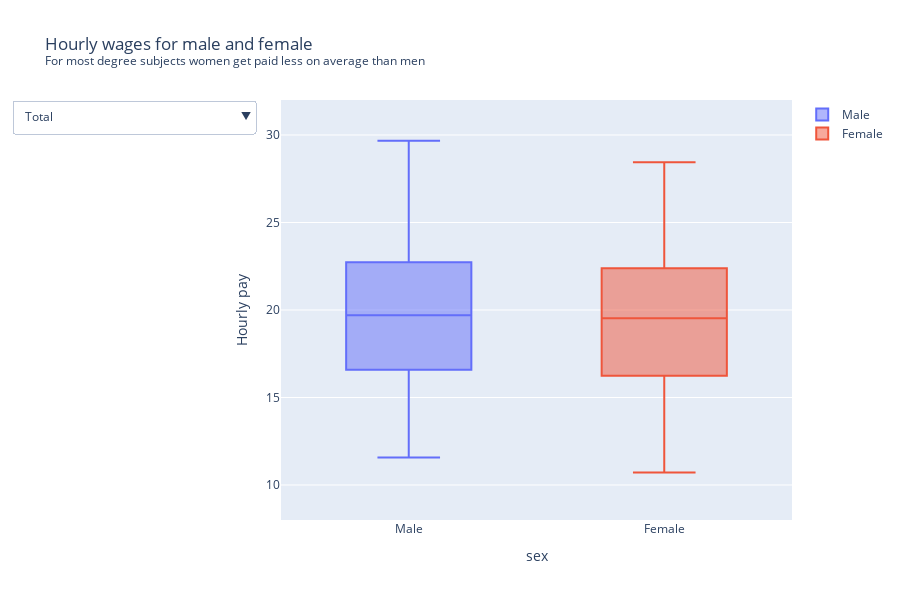

This figure's notebook cell:
### Markdown cell above
Historically, certain degree subjects have been dominated by one gender. For example, males are more likely to pursue degrees in engineering, computer science, and physical sciences, while females are more commonly found in education, nursing, and social sciences. This is reconfirmed in our chart, as can be seen especially in the STEM category. 

As seen earlier, STEM is the field with the best labor market position.

### Code cell
%run ../notebooks/boxplotfm.ipynb

### Figure 1 — Plotly figure (JSON) as saved in the notebook; plotly's stock layout.template omitted (floating-point values rounded to 4 significant figures; data arrays with more than 128 entries replaced by an {"elided": "..."} marker saying what was removed)
{"data": [{"name": "Male", "type": "box", "y": {"elided": "240 float values"}}, {"name": "Female", "type": "box", "y": {"elided": "240 float values"}}], "layout": {"height": 600, "title": {"text": "Hourly wages for male and female <br><sup>For most degree subjects women get paid less on average than men</sup>"}, "updatemenus": [{"buttons": [{"args": [{"y": {"elided": "2x240 float values"}}, {"title": "Hourly wages for male and female", "yaxis": {"range": [8, 32], "type": "linear"}}], "label": "Total", "method": "update"}, {"args": [{"y": [[18.18, 19.08, 20.58, 21.36, 22.92, 24.14, null, null, null, null, null, null, null, null, null, null, null, null, null, null, null, null, null, null], [17.81, 18.34, 19.85, 20.4, 22.13, 23.35, 17.97, 18.73, 20.43, 21.01, 22.8, 23.83, null, null, null, null, null, null, null, null, null, null, null, null]]}, {"title": "Hourly wages for male and female in Education studies", "yaxis": {"range": [8, 32], "type": "linear"}}], "label": "Education", "method": "update"}, {"args": [{"y": [[14.54, 16.1, 17.71, 19.18, 20.94, 22.44, null, null, null, null, null, null, 12.26, 15.22, 16.49, 17.92, 20.21, 21.78, 15.91, 18.11, 19.43, 20.81, 22.81, 25.06], [13.57, 15.36, 16.75, 17.95, 19.54, 20.69, null, null, null, null, null, null, 11.85, 15.13, 16.2, 18.4, 20.63, 22.23, 15.34, 17.88, 19.37, 20.8, 22.51, 24.09]]}, {"title": "Hourly wages for male and female in Agriculture studies", "yaxis": {"range": [8, 32], "type": "linear"}}], "label": "Agriculture and natural environment", "method": "update"}, {"args": [{"y": [[null, null, null, null, null, null, null, null, null, null, null, null, 13.91, 16.47, 18.76, 20.8, 22.56, 24.72, 16.62, 18.16, 20.37, 22.42, 25.34, 28.07], [null, null, null, null, null, null, null, null, null, null, null, null, 12.46, 15.48, 18.24, 20.18, 21.66, 23.77, 16.21, 18.11, 19.78, 21.65, 23.68, 26.24]]}, {"title": "Hourly wages for male and female in Nature studies", "yaxis": {"range": [8, 32], "type": "linear"}}], "label": "Nature", "method": "update"}, {"args": [{"y": [[15.32, 16.59, 18.43, 20.22, 22.22, 23.8, null, null, null, null, null, null, 14.86, 17.82, 19.87, 21.57, 24.29, 26.67, 17.72, 19.04, 21.12, 23.41, 25.85, 28.51], [13.96, 15.28, 16.86, 18.44, 20.08, 21.4, null, null, null, null, null, null, 12.68, 18.37, 20.34, 21.68, 24.28, 26.78, 17.41, 18.73, 20.57, 22.69, 25.27, 27.53]]}, {"title": "Hourly wages for male and female in Technical studies", "yaxis": {"range": [8, 32], "type": "linear"}}], "label": "STEM", "method": "update"}, {"args": [{"y": [[17.14, 18.93, 20.56, 22, 23.46, 24.93, null, null, null, null, null, null, 13.95, 18.72, 20.73, 23.53, 25.34, 26.2, 16.29, 18.35, 20.32, 22.42, 24.71, 27.51], [17.08, 18.93, 20.6, 21.67, 23.73, 25.09, null, null, null, null, null, null, 13.81, 20.13, 22.84, 23.73, 25.34, 26.79, 16.21, 18.75, 20.37, 22.42, 24.35, 26.58]]}, {"title": "Hourly wages for male and female in Healthcare studies", "yaxis": {"range": [8, 32], "type": "linear"}}], "label": "Healthcare", "method": "update"}, {"args": [{"y": [[13.99, 15.33, 17.16, 19.04, 20.95, 22.73, null, null, null, null, null, null, 13.75, 16.41, 18.31, 20.76, 23.62, 25.6, 17.12, 18.38, 21.13, 23.6, 26.49, 29.67], [13.21, 14.5, 16.24, 17.74, 19.34, 20.84, null, null, null, null, null, null, 11.93, 16.06, 17.87, 20.51, 22.82, 25.29, 16.32, 18.11, 20.37, 23.11, 25.47, 28.45]]}, {"title": "Hourly wages for male and female in Economics studies", "yaxis": {"range": [8, 32], "type": "linear"}}], "label": "Economics", "method": "update"}, {"args": [{"y": [[null, null, null, null, null, null, null, null, null, null, null, null, 13.62, 16.28, 18.63, 21.08, 23.46, 26.3, 16.92, 18.89, 20.98, 23.48, 26.84, 29.5], [null, null, null, null, null, null, null, null, null, null, null, null, 12.33, 16.01, 19.18, 20.8, 23.56, 25.79, 16.5, 18.11, 20.37, 22.87, 25.87, 28.16]]}, {"title": "Hourly wages for male and female in Law studies", "yaxis": {"range": [8, 32], "type": "linear"}}], "label": "Law", "method": "update"}, {"args": [{"y": [[14.51, 16.37, 18.28, 19.84, 21.37, 22.92, null, null, null, null, null, null, 12.63, 15.37, 17.26, 20, 22.06, 24.12, 15.34, 17.7, 19.71, 22.3, 25.17, 27.41], [14.47, 16.24, 18.21, 19.51, 21.08, 22.24, null, null, null, null, null, null, 11.81, 15.14, 17.85, 19.97, 22.1, 23.84, 15.61, 18.12, 20.37, 22.64, 25.16, 27.15]]}, {"title": "Hourly wages for male and female in Behaviour and Society studies", "yaxis": {"range": [8, 32], "type": "linear"}}], "label": "Behaviour and Society", "method": "update"}, {"args": [{"y": [[12.18, 13.27, 14.95, 16.55, 17.96, 19.69, 14.42, 16.37, 18.08, 21.51, 22.18, 24.52, 13.27, 14.55, 16.05, 17.48, 19.53, 21.09, 14.84, 16.38, 18.74, 20.78, 22.93, 24.73], [11.92, 12.57, 13.84, 14.96, 16.48, 18.44, 13.83, 15.75, 17.33, 19.81, 21.76, 24.26, 12.61, 14.09, 15.78, 17.4, 19.52, 20.82, 14.3, 15.91, 18.23, 19.93, 21.85, 23.7]]}, {"title": "Hourly wages for male and female in Language and culture studies", "yaxis": {"range": [8, 32], "type": "linear"}}], "label": "Language and culture", "method": "update"}, {"args": [{"y": [[null, null, null, null, null, null, null, null, null, null, null, null, 11.57, 13.06, 16.14, 17.93, 19.62, 21.99, null, null, null, null, null, null], [null, null, null, null, null, null, null, null, null, null, null, null, 10.72, 13.89, 15.73, 17.38, 19.78, 22.38, 12.09, 17.38, 18.75, 21.75, 23.01, 25.46]]}, {"title": "Hourly wages for male and female in Cross-sectoral studies", "yaxis": {"range": [8, 32], "type": "linear"}}], "label": "Cross-sectoral", "method": "update"}], "direction": "down", "showactive": true}], "xaxis": {"title": {"text": "sex"}}, "yaxis": {"range": [8, 32], "title": {"text": "Hourly pay"}, "type": "linear"}}}
